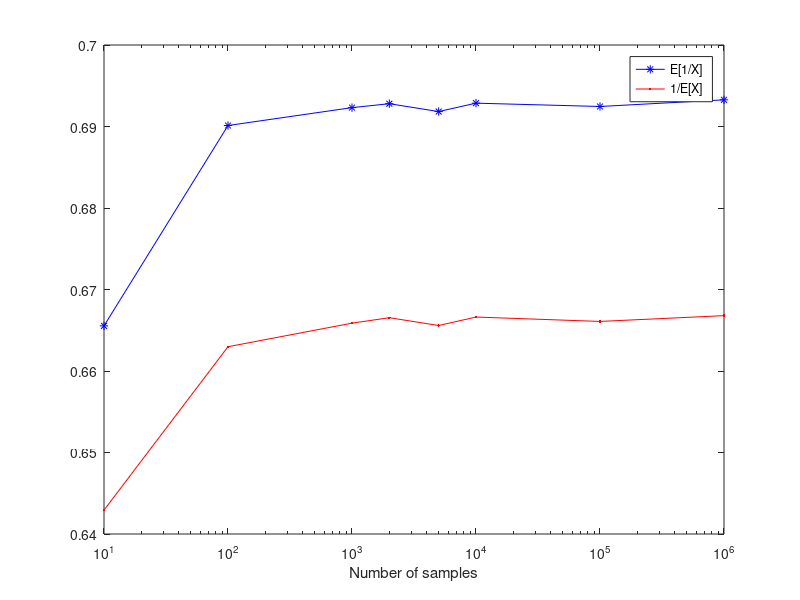

This figure's MATLAB source:
% Exercise 2.4

clc;
clear;
% E(1/X) = 1/E(X) ?
n = [10 100 1e3 2e3 5e3 1e4 1e5 1e6];
numberOfExperiments = length(n);

% E[1/X]
m1 = zeros(numberOfExperiments, 1);
% 1/E[X]
m2 = zeros(numberOfExperiments, 1);

% interval
a = 1;
b = 2;

for i = 1:numberOfExperiments
    X = a + (b-a).*rand(n(i), 1);
    m1(i) = mean(1./X);
    m2(i) = 1/mean(X);
end

semilogx(n, m1, "b-*");
hold on;
semilogx(n, m2, "r- .");
xlabel("Number of samples");
legend("E[1/X]", "1/E[X]");

% For a = 1 and b = 2:
% We see that E[1/X] != 1/E[X]
% E[X] = 1.5, 1/E[X] -> 1/1.5 = 0.667 for big n

% For a = 0 and b = 1:
% E[X] = 0.5, 1/E[X] -> 1/0.5 = 2 for big n

% For a = -1 and b = 1:
% E[X] = 0, 1/E[X] -> 1/0 -> oo for big n